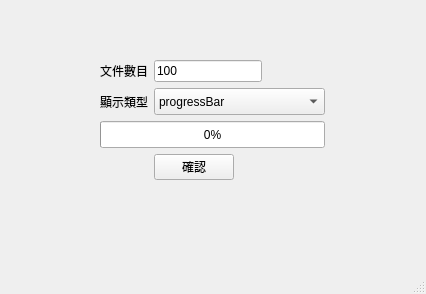
<?xml version="1.0" encoding="UTF-8"?>
<ui version="4.0">
 <class>ProgressDlg</class>
 <widget class="QMainWindow" name="ProgressDlg">
  <property name="geometry">
   <rect>
    <x>0</x>
    <y>0</y>
    <width>426</width>
    <height>294</height>
   </rect>
  </property>
  <property name="sizePolicy">
   <sizepolicy hsizetype="Fixed" vsizetype="Fixed">
    <horstretch>0</horstretch>
    <verstretch>0</verstretch>
   </sizepolicy>
  </property>
  <property name="windowTitle">
   <string>MainWindow</string>
  </property>
  <widget class="QWidget" name="centralwidget">
   <widget class="QWidget" name="layoutWidget">
    <property name="geometry">
     <rect>
      <x>100</x>
      <y>60</y>
      <width>225</width>
      <height>120</height>
     </rect>
    </property>
    <layout class="QHBoxLayout" name="horizontalLayout_2">
     <item>
      <layout class="QFormLayout" name="formLayout">
       <item row="1" column="0">
        <widget class="QLabel" name="label">
         <property name="sizePolicy">
          <sizepolicy hsizetype="Fixed" vsizetype="Preferred">
           <horstretch>0</horstretch>
           <verstretch>0</verstretch>
          </sizepolicy>
         </property>
         <property name="text">
          <string>文件數目</string>
         </property>
        </widget>
       </item>
       <item row="1" column="1">
        <widget class="QLineEdit" name="lineEdit">
         <property name="sizePolicy">
          <sizepolicy hsizetype="Fixed" vsizetype="Fixed">
           <horstretch>0</horstretch>
           <verstretch>0</verstretch>
          </sizepolicy>
         </property>
         <property name="text">
          <string>100</string>
         </property>
        </widget>
       </item>
       <item row="2" column="0">
        <widget class="QLabel" name="label_2">
         <property name="sizePolicy">
          <sizepolicy hsizetype="Fixed" vsizetype="Preferred">
           <horstretch>0</horstretch>
           <verstretch>0</verstretch>
          </sizepolicy>
         </property>
         <property name="text">
          <string>顯示類型</string>
         </property>
        </widget>
       </item>
       <item row="2" column="1">
        <widget class="QComboBox" name="comboBox">
         <property name="sizePolicy">
          <sizepolicy hsizetype="Expanding" vsizetype="Expanding">
           <horstretch>0</horstretch>
           <verstretch>0</verstretch>
          </sizepolicy>
         </property>
         <item>
          <property name="text">
           <string>progressBar</string>
          </property>
         </item>
         <item>
          <property name="text">
           <string>progressDialog</string>
          </property>
         </item>
        </widget>
       </item>
       <item row="3" column="0" colspan="2">
        <widget class="QProgressBar" name="progressBar">
         <property name="sizePolicy">
          <sizepolicy hsizetype="Expanding" vsizetype="Expanding">
           <horstretch>0</horstretch>
           <verstretch>0</verstretch>
          </sizepolicy>
         </property>
         <property name="minimumSize">
          <size>
           <width>0</width>
           <height>0</height>
          </size>
         </property>
         <property name="maximumSize">
          <size>
           <width>16777215</width>
           <height>16777215</height>
          </size>
         </property>
         <property name="value">
          <number>0</number>
         </property>
        </widget>
       </item>
       <item row="4" column="1">
        <widget class="QPushButton" name="pushButton">
         <property name="sizePolicy">
          <sizepolicy hsizetype="Fixed" vsizetype="Fixed">
           <horstretch>0</horstretch>
           <verstretch>0</verstretch>
          </sizepolicy>
         </property>
         <property name="text">
          <string>確認</string>
         </property>
        </widget>
       </item>
      </layout>
     </item>
    </layout>
   </widget>
  </widget>
  <widget class="QMenuBar" name="menubar">
   <property name="geometry">
    <rect>
     <x>0</x>
     <y>0</y>
     <width>426</width>
     <height>25</height>
    </rect>
   </property>
  </widget>
  <widget class="QStatusBar" name="statusbar"/>
 </widget>
 <resources/>
 <connections/>
</ui>
